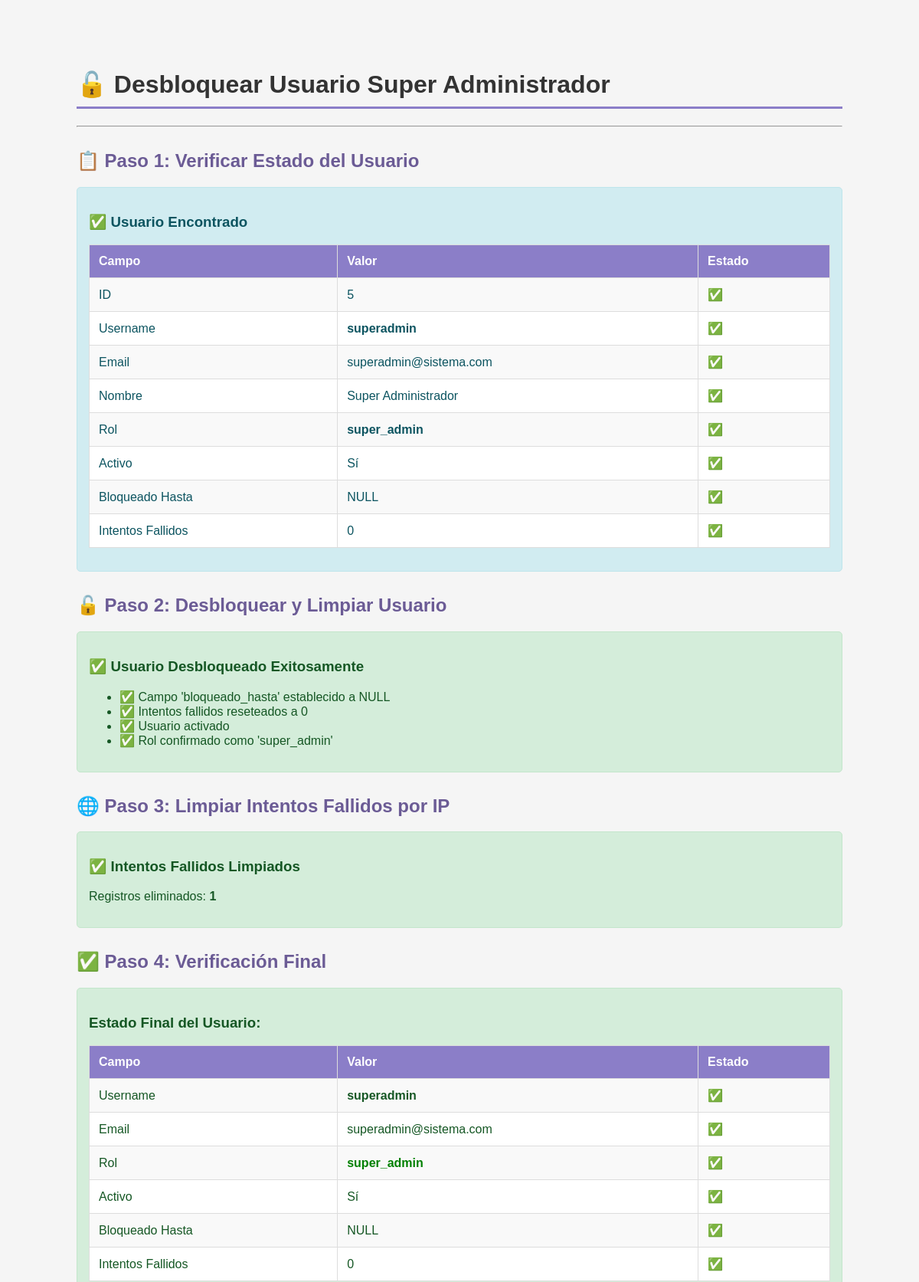
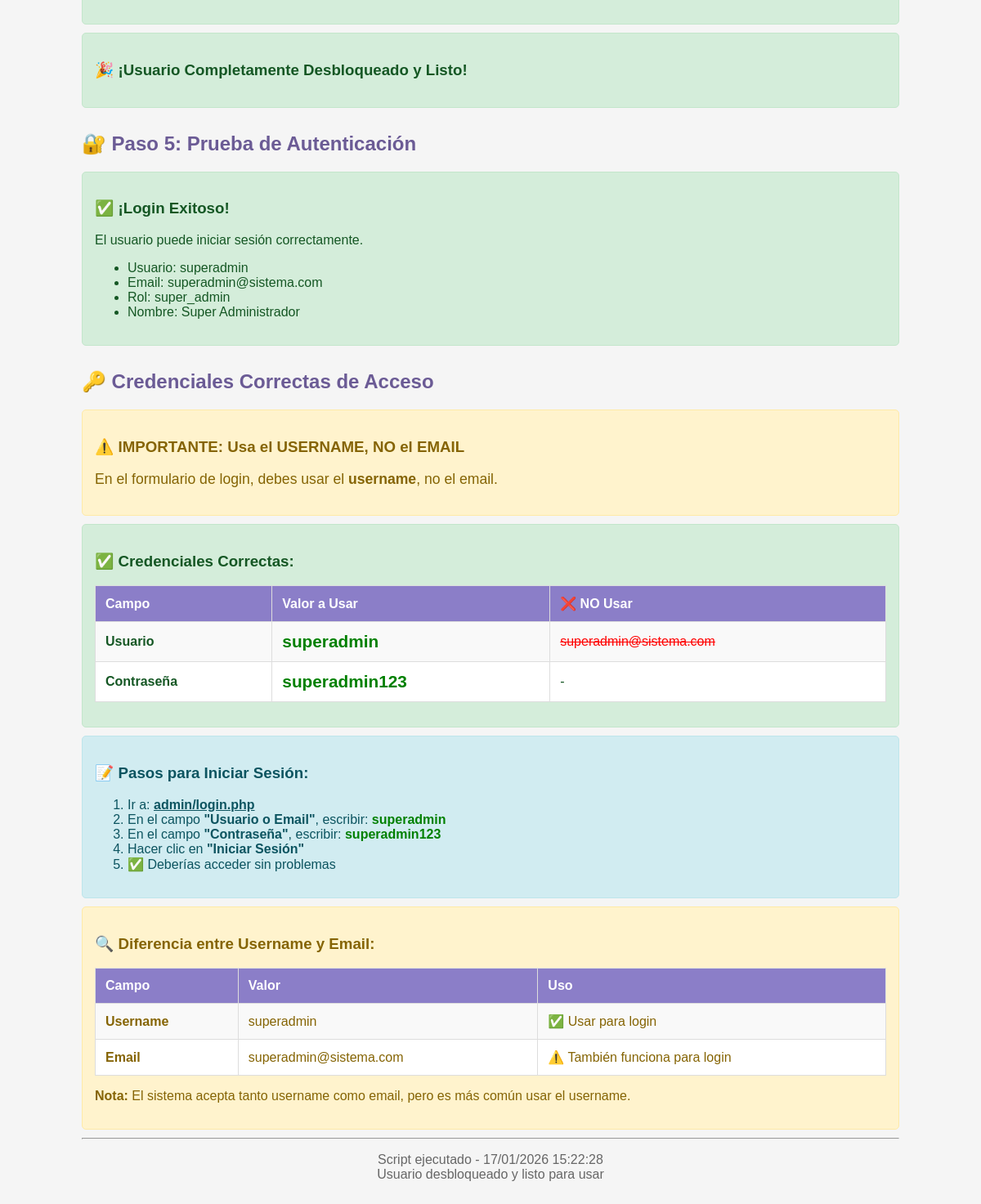
Page /desbloquear_superadmin.php on the committed database (2 pictures, top to bottom).
### tables this page shows
CREATE TABLE `usuarios` (
  `id` int(11) NOT NULL AUTO_INCREMENT,
  `username` varchar(50) NOT NULL,
  `password` varchar(255) NOT NULL,
  `email` varchar(100) NOT NULL,
  `nombre_completo` varchar(100) NOT NULL,
  `rol` enum('super_admin','admin','usuario') DEFAULT 'usuario',
  `activo` tinyint(1) DEFAULT 1,
  `fecha_creacion` timestamp NOT NULL DEFAULT current_timestamp(),
  `ultimo_acceso` timestamp NULL DEFAULT NULL,
  `intentos_fallidos` int(11) DEFAULT 0,
  `bloqueado_hasta` timestamp NULL DEFAULT NULL,
  PRIMARY KEY (`id`),
  UNIQUE KEY `username` (`username`),
  UNIQUE KEY `email` (`email`),
  KEY `idx_username` (`username`),
  KEY `idx_rol` (`rol`)
);

### includes/auth.php (called while the page is built, shortened)
<?php
class Auth
{
    private $db;
    public function __construct($db)
    {
        $this->db = $db;
    }
    public function login($username, $password)
    {
        if (!$this->checkLoginAttempts($_SERVER['REMOTE_ADDR'])) {
            return ['success' => false, 'message' => 'Demasiados intentos fallidos. Intente mas tarde.'];
        }
        $stmt = $this->db->prepare("
            SELECT id, username, password, email, nombre_completo, rol, activo, bloqueado_hasta
            FROM usuarios
            WHERE username = ? OR email = ?
            LIMIT 1
        ");
        $stmt->execute([$username, $username]);
        $user = $stmt->fetch(PDO::FETCH_ASSOC);
        $stmt = $this->db->prepare("
            UPDATE usuarios
            SET ultimo_acceso = NOW(), bloqueado_hasta = NULL, intentos_fallidos = 0
            WHERE id = ?
        ");
        $stmt->execute([$user['id']]);
        $this->clearFailedAttempts($_SERVER['REMOTE_ADDR'], $username);
        $this->createSession($user);
        $this->logActivity($user['id'], null, 'login', 'Inicio de sesion exitoso');
        return ['success' => true, 'user' => $user];
    }
    private function createSession($user)
    {
        $sessionId = session_id();
        $stmt = $this->db->prepare("
            INSERT INTO sesiones (id, usuario_id, ip_address, user_agent, datos)
            VALUES (?, ?, ?, ?, ?)
            ON DUPLICATE KEY UPDATE
                usuario_id = VALUES(usuario_id),
                ip_address = VALUES(ip_address),
                user_agent = VALUES(user_agent),
                datos = VALUES(datos),
                ultima_actividad = NOW()
        ");
        $sessionData = json_encode([
            'login_time' => time(),
            'role' => $user['rol']
        ]);
        $stmt->execute([
            $sessionId,
            $user['id'],
            $_SERVER['REMOTE_ADDR'] ?? null,
            $_SERVER['HTTP_USER_AGENT'] ?? null,
            $sessionData
        ]);
    }
    private function checkLoginAttempts($ipAddress)
    {
        $stmt = $this->db->prepare("
            SELECT intentos, ultimo_intento, bloqueado_hasta
            FROM intentos_login
            WHERE ip_address = ?
            AND bloqueado_hasta IS NOT NULL
            AND bloqueado_hasta > NOW()
            LIMIT 1
        ");
        $stmt->execute([$ipAddress]);
        return true;
    }
    private function clearFailedAttempts($ipAddress, $email)
    {
        $stmt = $this->db->prepare("
            DELETE FROM intentos_login
            WHERE ip_address = ? OR email = ?
        ");
        $stmt->execute([$ipAddress, $email]);
    }
    public function logActivity($userId, $eventoId, $action, $description = '')
    {
        $stmt = $this->db->prepare("
            INSERT INTO log_actividades (usuario_id, evento_id, accion, descripcion, ip_address)
            VALUES (?, ?, ?, ?, ?)
        ");
        $stmt->execute([
            $userId,
            $eventoId,
            $action,
            $description,
            $_SERVER['REMOTE_ADDR'] ?? null
        ]);
    }
}

### desbloquear_superadmin.php (the view, shortened to what this page needs)
<?php
echo "<!DOCTYPE html>";
echo "<html lang='es'>";
echo "<head>";
echo "</head>";
echo "<body>";
echo "<h1>🔓 Desbloquear Usuario Super Administrador</h1>";
echo "<hr>";
$db = getDB();
echo "<h2>📋 Paso 1: Verificar Estado del Usuario</h2>";
$stmt = $db->prepare("SELECT * FROM usuarios WHERE username = 'superadmin' LIMIT 1");
$stmt->execute();
$usuario = $stmt->fetch(PDO::FETCH_ASSOC);
echo "<div class='info'>";
echo "<h3>✅ Usuario Encontrado</h3>";
echo "<table>";
echo "<tr><th>Campo</th><th>Valor</th><th>Estado</th></tr>";
echo "<tr><td>ID</td><td>{$usuario['id']}</td><td>✅</td></tr>";
echo "<tr><td>Username</td><td><strong>{$usuario['username']}</strong></td><td>✅</td></tr>";
echo "<tr><td>Email</td><td>{$usuario['email']}</td><td>✅</td></tr>";
echo "<tr><td>Nombre</td><td>{$usuario['nombre_completo']}</td><td>✅</td></tr>";
echo "<tr><td>Rol</td><td><strong>{$usuario['rol']}</strong></td><td>" . ($usuario['rol'] === 'super_admin' ? '✅' : '⚠️') . "</td></tr>";
echo "<tr><td>Activo</td><td>" . ($usuario['activo'] ? 'Sí' : 'No') . "</td><td>" . ($usuario['activo'] ? '✅' : '❌') . "</td></tr>";
echo "<tr><td>Bloqueado Hasta</td><td>" . ($usuario['bloqueado_hasta'] ?? 'NULL') . "</td><td>" . ($usuario['bloqueado_hasta'] ? '❌' : '✅') . "</td></tr>";
echo "<tr><td>Intentos Fallidos</td><td>{$usuario['intentos_fallidos']}</td><td>" . ($usuario['intentos_fallidos'] == 0 ? '✅' : '⚠️') . "</td></tr>";
echo "</table>";
echo "</div>";
echo "<h2>🔓 Paso 2: Desbloquear y Limpiar Usuario</h2>";
try {
    $stmt = $db->prepare("
        UPDATE usuarios
        SET bloqueado_hasta = NULL,
            intentos_fallidos = 0,
            activo = 1,
            rol = 'super_admin'
        WHERE username = 'superadmin'
    ");
    $result = $stmt->execute();
    if ($result) {
        echo "<div class='success'>";
        echo "<h3>✅ Usuario Desbloqueado Exitosamente</h3>";
        echo "<ul>";
        echo "<li>✅ Campo 'bloqueado_hasta' establecido a NULL</li>";
        echo "<li>✅ Intentos fallidos reseteados a 0</li>";
        echo "<li>✅ Usuario activado</li>";
        echo "<li>✅ Rol confirmado como 'super_admin'</li>";
        echo "</ul>";
        echo "</div>";
    }
} catch (Exception $e) {
    echo "<div class='error'>";
    echo "<h3>❌ Error al desbloquear</h3>";
    echo "<p>" . $e->getMessage() . "</p>";
    echo "</div>";
}
echo "<h2>🌐 Paso 3: Limpiar Intentos Fallidos por IP</h2>";
try {
    $stmt = $db->prepare("
        DELETE FROM intentos_login
        WHERE email = 'superadmin'
           OR email = 'superadmin@sistema.com'
    ");
    $stmt->execute();
    $deletedIP = $stmt->rowCount();
    echo "<div class='success'>";
    echo "<h3>✅ Intentos Fallidos Limpiados</h3>";
    echo "<p>Registros eliminados: <strong>{$deletedIP}</strong></p>";
    echo "</div>";
} catch (Exception $e) {
    echo "<div class='error'>";
    echo "<p>Error al limpiar intentos: " . $e->getMessage() . "</p>";
    echo "</div>";
}
echo "<h2>✅ Paso 4: Verificación Final</h2>";
$stmt = $db->prepare("SELECT * FROM usuarios WHERE username = 'superadmin' LIMIT 1");
$stmt->execute();
$usuarioFinal = $stmt->fetch(PDO::FETCH_ASSOC);
echo "<div class='success'>";
echo "<h3>Estado Final del Usuario:</h3>";
echo "<table>";
echo "<tr><th>Campo</th><th>Valor</th><th>Estado</th></tr>";
echo "<tr><td>Username</td><td><strong>{$usuarioFinal['username']}</strong></td><td>✅</td></tr>";
echo "<tr><td>Email</td><td>{$usuarioFinal['email']}</td><td>✅</td></tr>";
echo "<tr><td>Rol</td><td><strong style='color: green;'>{$usuarioFinal['rol']}</strong></td><td>✅</td></tr>";
echo "<tr><td>Activo</td><td>" . ($usuarioFinal['activo'] ? 'Sí' : 'No') . "</td><td>" . ($usuarioFinal['activo'] ? '✅' : '❌') . "</td></tr>";
echo "<tr><td>Bloqueado Hasta</td><td>" . ($usuarioFinal['bloqueado_hasta'] ?? 'NULL') . "</td><td>" . ($usuarioFinal['bloqueado_hasta'] ? '❌' : '✅') . "</td></tr>";
echo "<tr><td>Intentos Fallidos</td><td>{$usuarioFinal['intentos_fallidos']}</td><td>" . ($usuarioFinal['intentos_fallidos'] == 0 ? '✅' : '⚠️') . "</td></tr>";
echo "</table>";
echo "</div>";
if (!$usuarioFinal['bloqueado_hasta'] && $usuarioFinal['intentos_fallidos'] == 0 && $usuarioFinal['activo'] && $usuarioFinal['rol'] === 'super_admin') {
    echo "<div class='success'>";
    echo "<h3>🎉 ¡Usuario Completamente Desbloqueado y Listo!</h3>";
    echo "</div>";
}
echo "<h2>🔐 Paso 5: Prueba de Autenticación</h2>";
try {
    $auth = new Auth($db);
    $loginResult = $auth->login('superadmin', 'superadmin123');
    if ($loginResult['success']) {
        echo "<div class='success'>";
        echo "<h3>✅ ¡Login Exitoso!</h3>";
        echo "<p>El usuario puede iniciar sesión correctamente.</p>";
        echo "<ul>";
        echo "<li>Usuario: {$loginResult['user']['username']}</li>";
        echo "<li>Email: {$loginResult['user']['email']}</li>";
        echo "<li>Rol: {$loginResult['user']['rol']}</li>";
        echo "<li>Nombre: {$loginResult['user']['nombre_completo']}</li>";
        echo "</ul>";
        echo "</div>";
    } else {
        echo "<div class='error'>";
        echo "<h3>❌ Error en Login</h3>";
        echo "<p><strong>Mensaje:</strong> {$loginResult['message']}</p>";
        echo "</div>";
    }
} catch (Exception $e) {
    echo "<div class='error'>";
    echo "<p>Error al probar autenticación: " . $e->getMessage() . "</p>";
    echo "</div>";
}
echo "<h2>🔑 Credenciales Correctas de Acceso</h2>";
echo "<div class='warning'>";
echo "<h3>⚠️ IMPORTANTE: Usa el USERNAME, NO el EMAIL</h3>";
echo "<p style='font-size: 1.1em;'>En el formulario de login, debes usar el <strong>username</strong>, no el email.</p>";
echo "</div>";
echo "<div class='success'>";
echo "<h3>✅ Credenciales Correctas:</h3>";
echo "<table>";
echo "<tr><th>Campo</th><th>Valor a Usar</th><th>❌ NO Usar</th></tr>";
echo "<tr>";
echo "<td><strong>Usuario</strong></td>";
echo "<td><strong style='font-size: 1.3em; color: green;'>superadmin</strong></td>";
echo "<td style='color: red;'><del>superadmin@sistema.com</del></td>";
echo "</tr>";
echo "<tr>";
echo "<td><strong>Contraseña</strong></td>";
echo "<td><strong style='font-size: 1.3em; color: green;'>superadmin123</strong></td>";
echo "<td>-</td>";
echo "</tr>";
echo "</table>";
echo "</div>";
echo "<div class='info'>";
echo "<h3>📝 Pasos para Iniciar Sesión:</h3>";
echo "<ol>";
echo "<li>Ir a: <a href='admin/login.php' target='_blank' style='color: #0c5460; font-weight: bold;'>admin/login.php</a></li>";
echo "<li>En el campo <strong>\"Usuario o Email\"</strong>, escribir: <strong style='color: green;'>superadmin</strong></li>";
echo "<li>En el campo <strong>\"Contraseña\"</strong>, escribir: <strong style='color: green;'>superadmin123</strong></li>";
echo "<li>Hacer clic en <strong>\"Iniciar Sesión\"</strong></li>";
echo "<li>✅ Deberías acceder sin problemas</li>";
echo "</ol>";
echo "</div>";
echo "<div class='warning'>";
echo "<h3>🔍 Diferencia entre Username y Email:</h3>";
echo "<table>";
echo "<tr><th>Campo</th><th>Valor</th><th>Uso</th></tr>";
echo "<tr><td><strong>Username</strong></td><td>superadmin</td><td>✅ Usar para login</td></tr>";
echo "<tr><td><strong>Email</strong></td><td>superadmin@sistema.com</td><td>⚠️ También funciona para login</td></tr>";
echo "</table>";
echo "<p><strong>Nota:</strong> El sistema acepta tanto username como email, pero es más común usar el username.</p>";
echo "</div>";
echo "<hr>";
echo "<p style='text-align: center; color: #666;'>";
echo "Script ejecutado - " . date('d/m/Y H:i:s') . "<br>";
echo "Usuario desbloqueado y listo para usar";
echo "</p>";
echo "</body>";
echo "</html>";

### rows in the picture
usuarios: id "5", username "superadmin", email "superadmin@sistema.com", nombre_completo "Super Administrador", rol "super_admin", bloqueado_hasta "NULL", intentos_fallidos "0"

### other values in the picture
$deletedIP "1"
